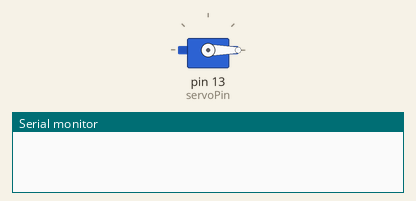
Bench run of a sketch on a simulated Arduino Uno, built with avr-gcc and run on an emulated ATmega328P. Parts: servo, the last lines printed to the serial monitor.

Above: at 0.1 s.
At 1.9 s:
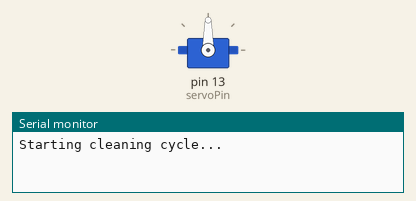
Timing chart, 0 to 3.6 s (numbered marks = the images above):
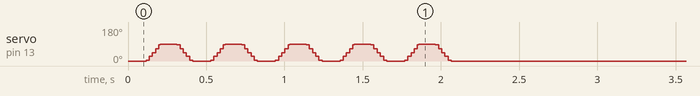

The sketch:

CleanerTest.ino
```cpp
/*
  CleanerTest.ino
  Simple servo exercise used to test the cleaning motion.
  This test uses a Servo on `servoPin` and sweeps back-and-forth.

  Notes for publishing:
  - This sketch contains no secrets. Keep as-is for local testing.
  - Adjust `attach()` pulse widths if your servo requires different range.
  - Do not power the servo from the microcontroller's onboard regulator in production.
*/

#include <Servo.h>

// Servo setup
Servo cleanerServo;
const int servoPin = 13;  // D7 on NodeMCU (signal pin)

void setup() {
  Serial.begin(9600);

  cleanerServo.attach(servoPin, 500, 2400);  // Min/max pulse width for SG90
  cleanerServo.write(0);
  delay(100);
  Serial.println("Starting cleaning cycle...");
  for (int i = 0; i < 5; i++) {
    for (int angle = -10; angle <= 90; angle += 5) {
      cleanerServo.write(angle);
      delay(5);
    }
    delay(100);
    for (int angle = 90; angle >= -10; angle -= 5) {
      cleanerServo.write(angle);
      delay(5);
    }
    delay(100);
  }
  Serial.println("Cleaning complete.");
}

void loop() {
  // Intentionally empty: this sketch runs a single cleaning cycle in setup.
}
```
